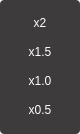
<?xml version="1.0" encoding="UTF-8"?>
<ui version="4.0">
 <class>PlaySpeed</class>
 <widget class="QWidget" name="PlaySpeed">
  <property name="geometry">
   <rect>
    <x>0</x>
    <y>0</y>
    <width>80</width>
    <height>134</height>
   </rect>
  </property>
  <property name="windowTitle">
   <string>Form</string>
  </property>
  <property name="styleSheet">
   <string notr="true">#PlaySpeed{
 background-color : transparent;
}
</string>
  </property>
  <layout class="QVBoxLayout" name="verticalLayout">
   <property name="spacing">
    <number>0</number>
   </property>
   <property name="leftMargin">
    <number>0</number>
   </property>
   <property name="topMargin">
    <number>0</number>
   </property>
   <property name="rightMargin">
    <number>0</number>
   </property>
   <property name="bottomMargin">
    <number>0</number>
   </property>
   <item>
    <widget class="QWidget" name="playSpeedBg" native="true">
     <property name="styleSheet">
      <string notr="true">#playSpeedBg{
 background-color : #3D3B3B;
 border-radius : 4px;
}
QPushButton{
 border : none;
 border-radius : 4px;
 color : #FFFFFF;
 font-size : 12px;
 font-family : Microsoft YaHei UI;
}
QPushButton:hover { 
 background-color: rgba(255, 255, 255, 0.41);
}
</string>
     </property>
     <layout class="QVBoxLayout" name="verticalLayout_2">
      <property name="spacing">
       <number>3</number>
      </property>
      <property name="leftMargin">
       <number>9</number>
      </property>
      <property name="topMargin">
       <number>9</number>
      </property>
      <property name="rightMargin">
       <number>9</number>
      </property>
      <property name="bottomMargin">
       <number>9</number>
      </property>
      <item>
       <widget class="QPushButton" name="speed20">
        <property name="minimumSize">
         <size>
          <width>0</width>
          <height>24</height>
         </size>
        </property>
        <property name="maximumSize">
         <size>
          <width>16777215</width>
          <height>24</height>
         </size>
        </property>
        <property name="text">
         <string>x2</string>
        </property>
       </widget>
      </item>
      <item>
       <widget class="QPushButton" name="speed15">
        <property name="minimumSize">
         <size>
          <width>0</width>
          <height>24</height>
         </size>
        </property>
        <property name="maximumSize">
         <size>
          <width>16777215</width>
          <height>24</height>
         </size>
        </property>
        <property name="text">
         <string>x1.5</string>
        </property>
       </widget>
      </item>
      <item>
       <widget class="QPushButton" name="speed10">
        <property name="minimumSize">
         <size>
          <width>0</width>
          <height>24</height>
         </size>
        </property>
        <property name="maximumSize">
         <size>
          <width>16777215</width>
          <height>24</height>
         </size>
        </property>
        <property name="text">
         <string>x1.0</string>
        </property>
       </widget>
      </item>
      <item>
       <widget class="QPushButton" name="speed05">
        <property name="minimumSize">
         <size>
          <width>0</width>
          <height>24</height>
         </size>
        </property>
        <property name="maximumSize">
         <size>
          <width>16777215</width>
          <height>24</height>
         </size>
        </property>
        <property name="text">
         <string>x0.5</string>
        </property>
       </widget>
      </item>
     </layout>
    </widget>
   </item>
  </layout>
 </widget>
 <resources/>
 <connections/>
</ui>
